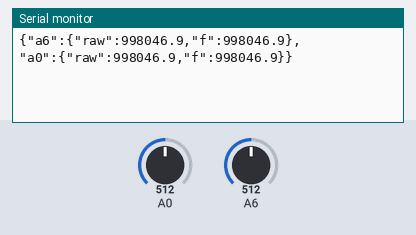
The sketch below on a simulated Arduino Nano, built with avr-gcc and run on an emulated ATmega328P. Shown: the last lines printed to the serial monitor. The test bench sets the inputs (shaded band); at power-on: A0 = 512, A6 = 512.

Above: at 1.2 s.
1.3 s: A0 set to 716
At 2.6 s:
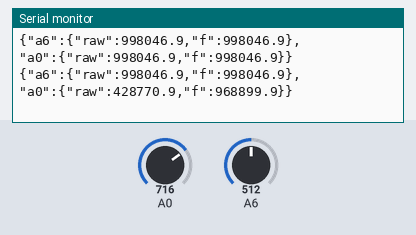
2.8 s: A6 set to 716
At 3.8 s:
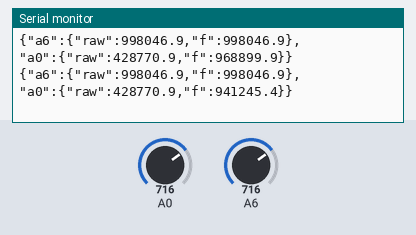
4.3 s: A0 set to 900
At 5.6 s:
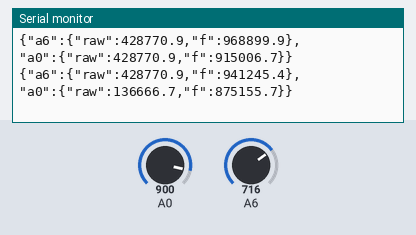
5.8 s: A6 set to 900
At 6.5 s:
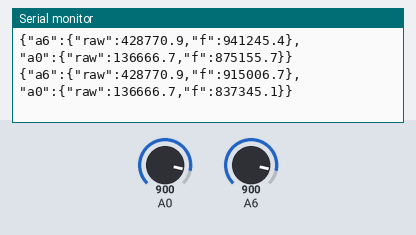
Timing chart, 0 to 8.3 s (numbered marks = the images above; inputs shaded):
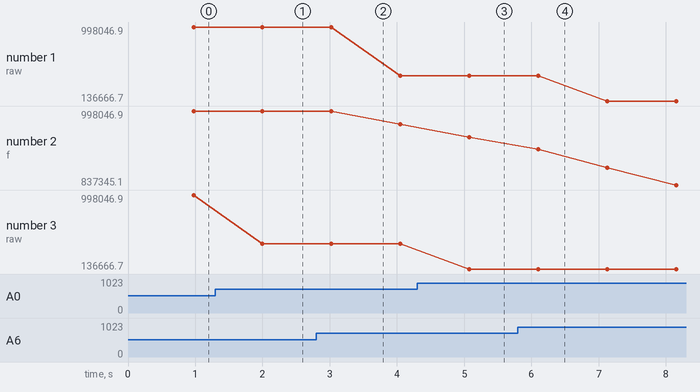

Measured:
- after the input at 1.3 s, the serial monitor: prints a new line after 0.70 s (image 1)
- after the input at 4.3 s, the serial monitor: prints a new line after 0.78 s (image 3)
- plotted number 3: 998046.9 → 428770.9 after the input at 1.3 s, 428770.9 → 136666.7 after the input at 4.3 s

The sketch:

arduino2.ino
```cpp
#include <ArduinoJson.h>
#define TAILLE_FENETRE 100
#define VCC 5

// =======================
// CONFIG
// =======================

//const int TAILLE_FENETRE = 100;
//const float VCC = 5.0;
const float alpha = 0.0512; // ce parametre permet de faire du lissage ( plus elle est basse plus la courbe est lisse , mais elle ralentie la progression de la courbe )

// =======================
// CLASSE CAPTEUR
// =======================

class Capteur {
  private:
    int pinRead;
    float samples[100];   // fenetre coulissant pour le filtre médiant
    float filtered = 0;  // la donnée filtrée
    bool init = false;

  public:
    Capteur(int pin) {
      pinRead = pin;
    }

    float readRaw() {

      for (int i = 0; i < TAILLE_FENETRE; i++) {

        int adc = analogRead(pinRead);
        float voltage = (adc * VCC) / 1023.0;

        if (voltage <= 0.01 || voltage >= VCC - 0.01) {
          samples[i] = 0;
        } else {
          samples[i] = 1000000.0 * ((VCC / voltage) - 1.0);
        }

        delay(2);
      }

      // médiane
      for (int i = 0; i < TAILLE_FENETRE - 1; i++) {
        for (int j = i + 1; j < TAILLE_FENETRE; j++) {
          if (samples[j] < samples[i]) {
            float t = samples[i];
            samples[i] = samples[j];
            samples[j] = t;
          }
        }
      }

      return samples[TAILLE_FENETRE / 2];
    }

    float readFiltered() {

      float raw = readRaw();

      if (!init) {
        filtered = raw;
        init = true;
      } else {
        filtered = alpha * raw + (1 - alpha) * filtered;
      }
      return filtered;
    }
};

// =======================
// CAPTEURS
// =======================

Capteur capA6(A6);
Capteur capA0(A0);
Capteur capA1(A1);
Capteur capA2(A2);
// =======================
// SETUP
// =======================

void setup() {
  Serial.begin(115200);
}

// =======================
// LOOP
// =======================

void loop() {

  float rawA6 = capA6.readRaw();
  float filtA6 = capA6.readFiltered();

  float rawA0 = capA0.readRaw();
  float filtA0 = capA0.readFiltered();

  // JSON
  StaticJsonDocument<200> doc;

  JsonObject a6 = doc["a6"].to<JsonObject>();
  a6["raw"] = rawA6;
  a6["f"] = filtA6;

  JsonObject a0 = doc["a0"].to<JsonObject>();
  a0["raw"] = rawA0;
  a0["f"] = filtA0;

  serializeJson(doc, Serial);
  Serial.println();
  delay(50);
}
void resister(JsonObject obj , String name , float value ){
}
```
